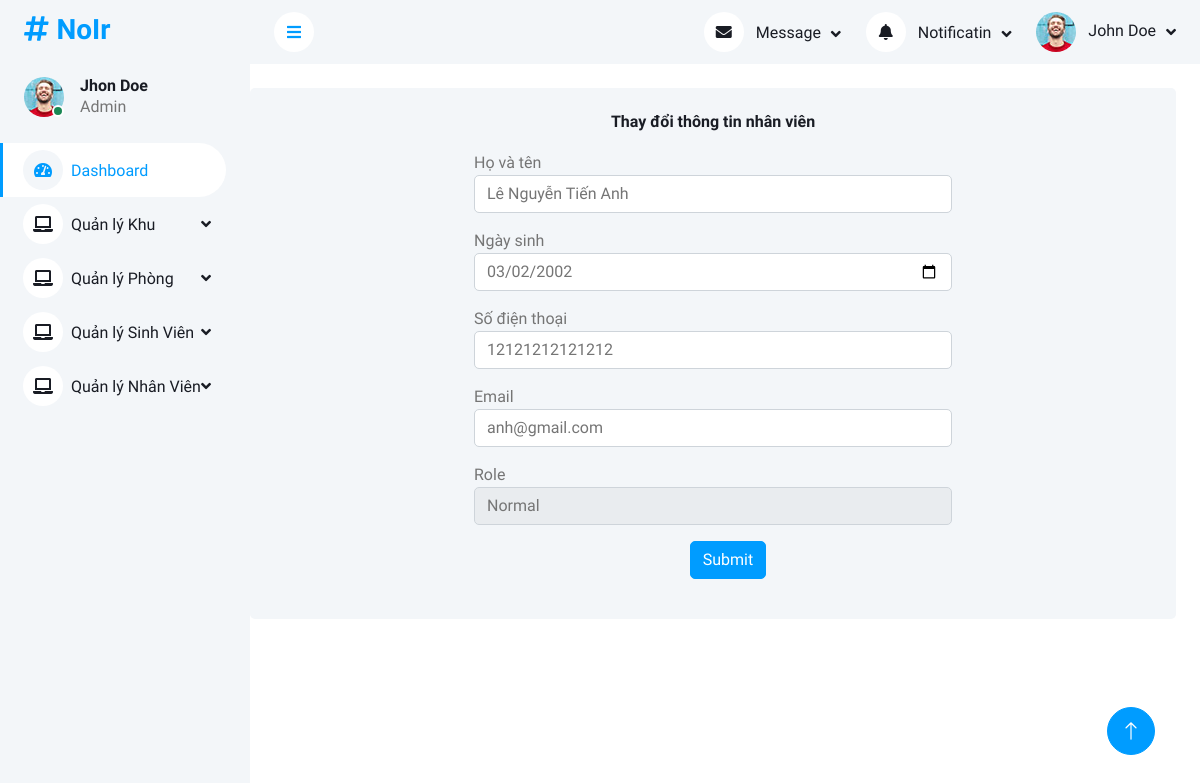
The page /nhanvien/21/ on the database its author committed.
### main/models.py (models this page shows)
class QuanLi(models.Model):
    MaQuanLi = models.CharField(max_length=50)
    HoTen = models.CharField(max_length=50)
    NgaySinh = models.DateField()
    SoDienThoai = models.CharField(max_length=10)
    Email = models.CharField(max_length=100)
    Password = models.CharField(max_length=100)
    Role = models.CharField(max_length=50)
    class Meta:
        db_table = 'QuanLi'

### main/views.py (the view)
# urls.py: path('nhanvien/<int:id>/', views.nhanVien, name='nhanVien'),
def nhanVien(request, id):
    data = {}
    if id == 0:
        data['title'] = "Thêm nhân viên"
    else:
        data['title'] = "Thay đổi thông tin nhân viên"
        nhanvien = QuanLi.objects.get(id=id)
        data['nhanvien'] = nhanvien
    if 'message' in request.session:
        data['message'] = request.session['message']
        del request.session['message']
    if 'nhanvien' in request.session:
        data['nhanvien'] = request.session['nhanvien']
        birthday = data['nhanvien']['NgaySinh']
        data['nhanvien']['NgaySinh'] = birthday and datetime.datetime.strptime(birthday, '%Y-%m-%d')
        del request.session['nhanvien']
    return render(request, 'nhanvien.html', data)

### main/templates/nhanvien.html (shortened to what this page needs)
{% load static %}
{% include 'header.html' %}
<div class="container-fluid pt-4 px-4" style="padding-left: 0 !important;">
    <div class="bg-light rounded p-4">
        <div class="text-center" style="margin-bottom: 20px !important;">
            <h6 class="mb-0">{{title}}</h6>
        </div>
        <form action="/nhanvien/save" method="post" style="padding: 0 200px !important;">
            <div class="mb-3">
                <labe class="form-label">Họ và tên</label>
                <input type="text" class="form-control" id="name" name="name" value="{{nhanvien.HoTen}}">
            </div>
            <div class="mb-3">
                <labe class="form-label">Ngày sinh</label>
                <input type="date" class="form-control" id="birthday" name="birthday" value="{{nhanvien.NgaySinh|date:'Y-m-d'}}">
            </div>
            <div class="mb-3">
                <labe class="form-label">Số điện thoại</label>
                <input type="text" class="form-control" id="phone" name="phone" value="{{nhanvien.SoDienThoai}}">
            </div>
            <div class="mb-3">
                <labe class="form-label">Email</label>
                <input type="email" class="form-control" id="email" name="email" value="{{nhanvien.Email}}">
            </div>
            <div class="mb-3">
                <labe class="form-label">Role</label>
                <select class="form-control"  id="role" name="role" value="{{nhanvien.Role}}">
                    <option value="NORMAL" {% if nhanvien.Role == "NORMAL" %}selected{% endif %}>Normal</option>
                </select>
            </div>
            <div class="mb-3 text-center">
                <button type="submit" class="btn btn-primary" style="margin-left: 30px">Submit</button>
            </div>
            </form>
        </div>
    </div>
</div>
{% include 'footer.html' %}

### main/static/css/style.css (style rules this page uses)
:root { --primary: #009CFF; --light: #F3F6F9; --dark: #191C24; }
.btn { transition: .5s; }
.btn.btn-primary { color: #FFFFFF; }

### rows shown on the page
QuanLi: name "Lê Nguyễn Tiến Anh", birthday "03/02/2002", phone "12121212121212", email "anh@gmail.com", role "Normal"

### other values the page prints
{{ title }} "Thay đổi thông tin nhân viên"
